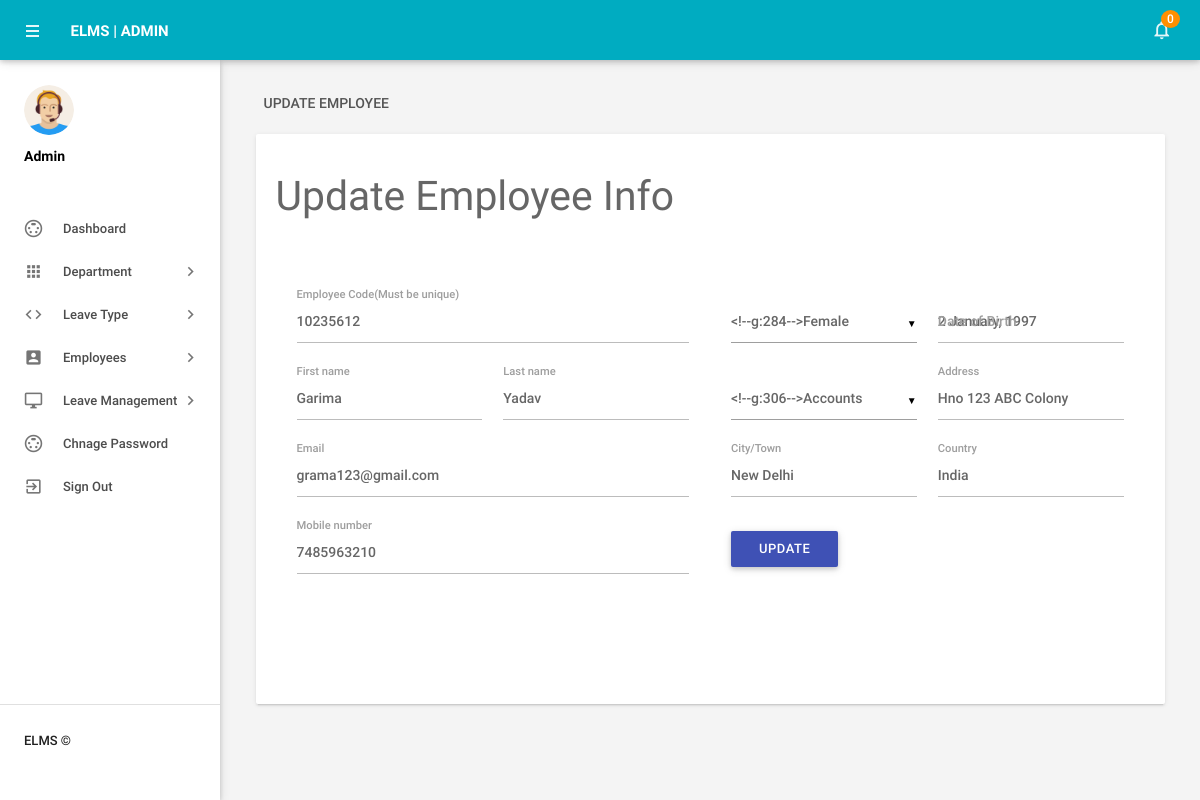
The app's page /admin/editemployee.php?empid=2 (signed in) with its own data.
### tables this page shows
CREATE TABLE `tblemployees` (
  `id` int(11) NOT NULL,
  `EmpId` varchar(100) NOT NULL,
  `FirstName` varchar(150) DEFAULT NULL,
  `LastName` varchar(150) DEFAULT NULL,
  `EmailId` varchar(200) DEFAULT NULL,
  `Password` varchar(180) DEFAULT NULL,
  `Gender` varchar(100) DEFAULT NULL,
  `Dob` varchar(100) DEFAULT NULL,
  `Department` varchar(255) DEFAULT NULL,
  `Address` varchar(255) DEFAULT NULL,
  `City` varchar(200) DEFAULT NULL,
  `Country` varchar(150) DEFAULT NULL,
  `Phonenumber` char(11) DEFAULT NULL,
  `Status` int(1) DEFAULT NULL,
  `RegDate` timestamp NULL DEFAULT current_timestamp()
);

### admin/editemployee.php (the view, shortened to what this page needs)
<?php
include('includes/config.php');
if(strlen($_SESSION['alogin'])==0)
    {
header('location:index.php');
}
else{
    ?>
<!DOCTYPE html>
<html lang="en">
    <head>
        <link type="text/css" rel="stylesheet" href="../assets/plugins/materialize/css/materialize.min.css"/>
        <link href="../assets/plugins/material-preloader/css/materialPreloader.min.css" rel="stylesheet">
        <link href="../assets/css/alpha.min.css" rel="stylesheet" type="text/css"/>
        <link href="../assets/css/custom.css" rel="stylesheet" type="text/css"/>
    </head>
    <body>
  <?php include('includes/header.php');?>
       <?php include('includes/sidebar.php');?>
   <main class="mn-inner">
                <div class="row">
                    <div class="col s12">
                        <div class="page-title">Update employee</div>
                    </div>
                    <div class="col s12 m12 l12">
                        <div class="card">
                            <div class="card-content">
                                <form id="example-form" method="post" name="updatemp">
                                    <div>
                                        <h3>Update Employee Info</h3>
                                        <section>
                                            <div class="wizard-content">
                                                <div class="row">
                                                    <div class="col m6">
                                                        <div class="row">
<?php
$eid=intval($_GET['empid']);
$sql = "SELECT * from  tblemployees where id=:eid";
$query = $dbh -> prepare($sql);
$query -> bindParam(':eid',$eid, PDO::PARAM_STR);
$query->execute();
$results=$query->fetchAll(PDO::FETCH_OBJ);
if($query->rowCount() > 0)
{
foreach($results as $result)
{               ?>
 <div class="input-field col  s12">
<label for="empcode">Employee Code(Must be unique)</label>
<input  name="empcode" id="empcode" value="<?php echo htmlentities($result->EmpId);?>" type="text" autocomplete="off" readonly required>
</div>
<div class="input-field col m6 s12">
<label for="firstName">First name</label>
<input id="firstName" name="firstName" value="<?php echo htmlentities($result->FirstName);?>"  type="text" required>
</div>
<div class="input-field col m6 s12">
<label for="lastName">Last name </label>
<input id="lastName" name="lastName" value="<?php echo htmlentities($result->LastName);?>" type="text" autocomplete="off" required>
</div>
<div class="input-field col s12">
<label for="email">Email</label>
<input  name="email" type="email" id="email" value="<?php echo htmlentities($result->EmailId);?>" readonly autocomplete="off" required>
</div>
<div class="input-field col s12">
<label for="phone">Mobile number</label>
<input id="phone" name="mobileno" type="tel" value="<?php echo htmlentities($result->Phonenumber);?>" maxlength="10" autocomplete="off" required>
 </div>
</div>
</div>
<div class="col m6">
<div class="row">
<div class="input-field col m6 s12">
</div>
<div class="input-field col m6 s12">
<label for="birthdate">Date of Birth</label>
<input id="birthdate" name="dob"  class="datepicker" value="<?php echo htmlentities($result->Dob);?>" >
</div>
<div class="input-field col m6 s12">
</div>
<div class="input-field col m6 s12">
<label for="address">Address</label>
<input id="address" name="address" type="text"  value="<?php echo htmlentities($result->Address);?>" autocomplete="off" required>
</div>
<div class="input-field col m6 s12">
<label for="city">City/Town</label>
<input id="city" name="city" type="text"  value="<?php echo htmlentities($result->City);?>" autocomplete="off" required>
 </div>
<div class="input-field col m6 s12">
<label for="country">Country</label>
<input id="country" name="country" type="text"  value="<?php echo htmlentities($result->Country);?>" autocomplete="off" required>
</div>
<?php }}?>
<div class="input-field col s12">
<button type="submit" name="update"  id="update" class="waves-effect waves-light btn indigo m-b-xs">UPDATE</button>
</div>
                                                        </div>
                                                    </div>
                                                </div>
                                            </div>
                                        </section>
                                    </div>
                                </form>
                            </div>
                        </div>
                    </div>
                </div>
            </main>
        </div>
        <div class="left-sidebar-hover"></div>
    </body>
</html>
<?php } ?>

### records on screen
tblemployees: empcode "10235612", firstName "Garima", lastName "Yadav", email "grama123@gmail.com", mobileno "7485963210", dob "2 January, 1997", address "Hno 123 ABC Colony", city "New Delhi", country "India"

### other values on screen
$unreadcount "0"
